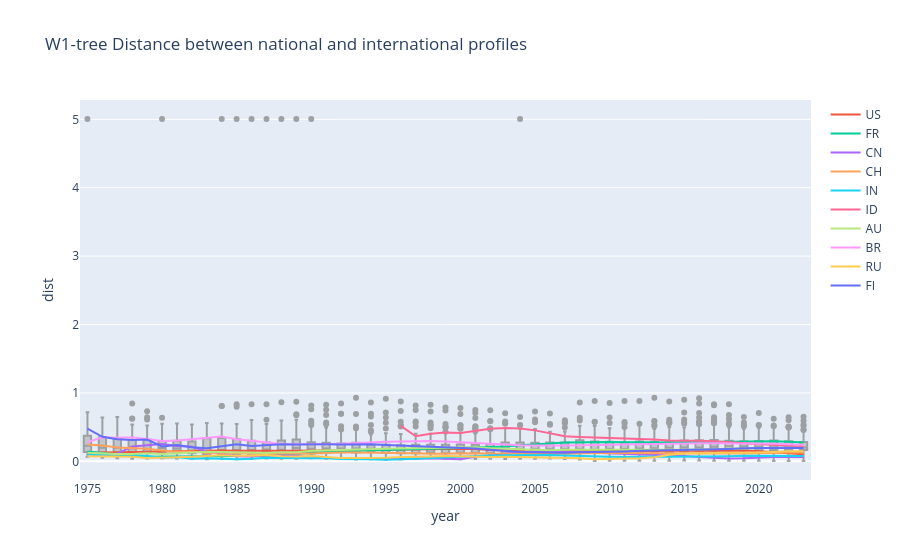

The cell this chart's notebook holds for it:
### Code cell
fig = px.box(
    (
        df_stats_dyn
        # .query("year > @test_year")
        # .query("country in @countries")
    ),
    x="year",
    y="dist",
    points="outliers",
    hover_data=["country"],
    title="W1-tree Distance between national and international profiles",

    # color="grey"
)
fig.update_traces(
    marker=dict(color="grey"),
    line=dict(color="grey"),
    opacity=0.7
)
for country in country_list:
    fig.add_scatter(
        x=df_stats_dyn.query("country == @country").year,
        y=df_stats_dyn.query("country == @country").dist,
        mode="lines",
        name=country,
        # line=dict(width=3)
    )
fig.show()
# fig.write_image("../images/w1_tree_box_1970_2023.png",
#                 width=1200, height=600, scale=2)
